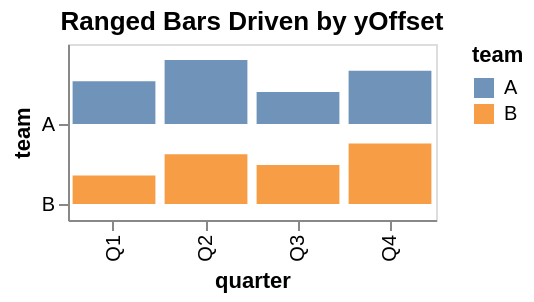

Express this chart as Vega-Lite.
### Vega specification from a JSON file in a GitHub repository (floating-point values rounded to 4 significant figures)
{"$schema": "https://vega.github.io/schema/vega/v6.json", "background": "white", "padding": 5, "title": {"text": "Ranged Bars Driven by yOffset", "frame": "group"}, "style": "cell", "data": [{"name": "source_0", "values": [{"quarter": "Q1", "team": "A", "score": 12}, {"quarter": "Q2", "team": "A", "score": 18}, {"quarter": "Q3", "team": "A", "score": 9}, {"quarter": "Q4", "team": "A", "score": 15}, {"quarter": "Q1", "team": "B", "score": 8}, {"quarter": "Q2", "team": "B", "score": 14}, {"quarter": "Q3", "team": "B", "score": 11}, {"quarter": "Q4", "team": "B", "score": 17}]}, {"name": "data_0", "source": "source_0", "transform": [{"type": "filter", "expr": "isValid(datum[\"score\"]) && isFinite(+datum[\"score\"])"}]}], "signals": [{"name": "x_step", "value": 46}, {"name": "width", "update": "bandspace(domain('x').length, 0.1, 0.05) * x_step"}, {"name": "y_step", "value": 40}, {"name": "height", "update": "bandspace(domain('y').length, 0.2, 0.2) * y_step"}], "marks": [{"name": "marks", "type": "rect", "style": ["bar"], "from": {"data": "data_0"}, "encode": {"update": {"opacity": {"value": 0.8}, "fill": {"scale": "color", "field": "team"}, "ariaRoleDescription": {"value": "bar"}, "description": {"signal": "\"quarter: \" + (isValid(datum[\"quarter\"]) ? isArray(datum[\"quarter\"]) ? join(datum[\"quarter\"], ' ') : datum[\"quarter\"] : \"\"+datum[\"quarter\"]) + \"; team: \" + (isValid(datum[\"team\"]) ? isArray(datum[\"team\"]) ? join(datum[\"team\"], ' ') : datum[\"team\"] : \"\"+datum[\"team\"]) + \"; score: \" + (format(datum[\"score\"], \"\"))"}, "x": {"scale": "x", "field": "quarter"}, "width": {"signal": "max(0.25, bandwidth('x'))"}, "y": {"scale": "y", "field": "team", "offset": {"scale": "yOffset", "field": "score"}}, "y2": {"scale": "y", "field": "team", "offset": {"signal": "isFinite(scale(\"yOffset\", clamp(0, extent(domain(\"yOffset\"))[0], extent(domain(\"yOffset\"))[1]))) && isFinite(bandwidth(\"y\")) && bandwidth(\"y\") > 0 ? clamp(scale(\"yOffset\", clamp(0, extent(domain(\"yOffset\"))[0], extent(domain(\"yOffset\"))[1])), 0, bandwidth(\"y\")) : (isFinite(bandwidth(\"y\")) ? (bandwidth(\"y\")) / 2 : 0)"}}}}}], "scales": [{"name": "x", "type": "band", "domain": {"data": "data_0", "field": "quarter", "sort": true}, "range": {"step": {"signal": "x_step"}}, "paddingInner": 0.1, "paddingOuter": 0.05}, {"name": "y", "type": "band", "domain": {"data": "data_0", "field": "team", "sort": true}, "range": {"step": {"signal": "y_step"}}, "paddingInner": 0.2, "paddingOuter": 0.2}, {"name": "yOffset", "type": "linear", "domain": {"data": "data_0", "field": "score"}, "range": [{"signal": "bandwidth('y')"}, 0], "zero": true}, {"name": "color", "type": "ordinal", "domain": {"data": "data_0", "field": "team", "sort": true}, "range": "category"}], "axes": [{"scale": "x", "orient": "bottom", "grid": false, "title": "quarter", "labelAlign": "right", "labelAngle": 270, "labelBaseline": "middle", "zindex": 0}, {"scale": "y", "orient": "left", "grid": false, "title": "team", "bandPosition": {"signal": "isFinite(scale(\"yOffset\", clamp(0, extent(domain(\"yOffset\"))[0], extent(domain(\"yOffset\"))[1]))) && isFinite(bandwidth(\"y\")) && bandwidth(\"y\") > 0 ? clamp(scale(\"yOffset\", clamp(0, extent(domain(\"yOffset\"))[0], extent(domain(\"yOffset\"))[1])) / bandwidth(\"y\"), 0, 1) : 0.5"}, "encode": {"labels": {"update": {"y": {"signal": "scale(\"y\", datum.value) + bandwidth(\"y\") * (isFinite(scale(\"yOffset\", clamp(0, extent(domain(\"yOffset\"))[0], extent(domain(\"yOffset\"))[1]))) && isFinite(bandwidth(\"y\")) && bandwidth(\"y\") > 0 ? clamp(scale(\"yOffset\", clamp(0, extent(domain(\"yOffset\"))[0], extent(domain(\"yOffset\"))[1])) / bandwidth(\"y\"), 0, 1) : 0.5)"}}}}, "zindex": 0}], "legends": [{"fill": "color", "symbolType": "square", "title": "team", "encode": {"symbols": {"update": {"opacity": {"value": 0.8}}}}}]}
